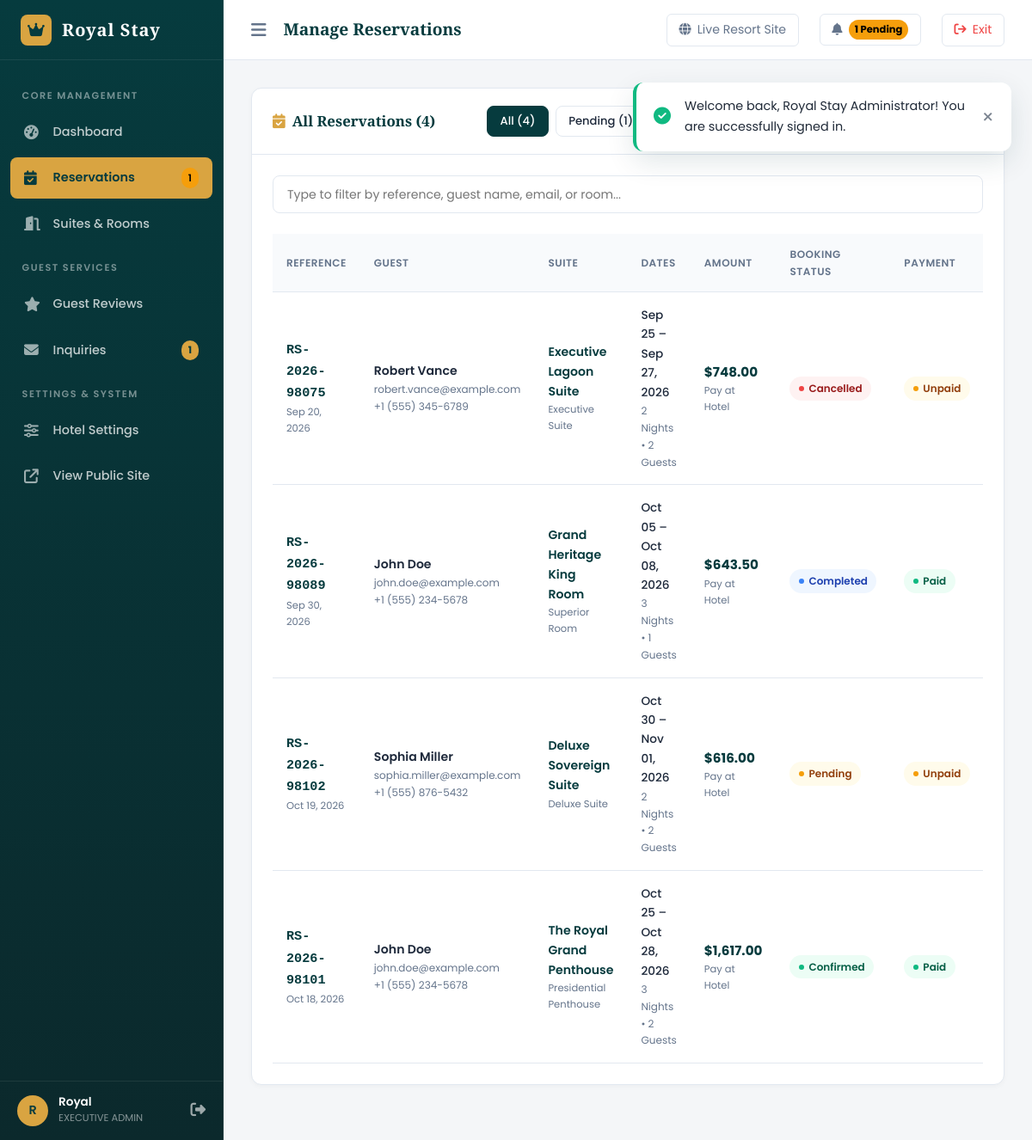
The app's page /admin/bookings.php (signed in) with its own data.
### tables this page shows
CREATE TABLE `users` (
  `id` INT AUTO_INCREMENT PRIMARY KEY,
  `name` VARCHAR(100) NOT NULL,
  `email` VARCHAR(150) NOT NULL UNIQUE,
  `phone` VARCHAR(30) NULL,
  `password` VARCHAR(255) NOT NULL,
  `role` ENUM('customer', 'admin') NOT NULL DEFAULT 'customer',
  `status` ENUM('active', 'inactive') NOT NULL DEFAULT 'active',
  `created_at` DATETIME NOT NULL DEFAULT CURRENT_TIMESTAMP,
  `updated_at` DATETIME NOT NULL DEFAULT CURRENT_TIMESTAMP ON UPDATE CURRENT_TIMESTAMP,
  INDEX `idx_users_email` (`email`),
  INDEX `idx_users_role` (`role`)
);

CREATE TABLE `bookings` (
  `id` INT AUTO_INCREMENT PRIMARY KEY,
  `booking_reference` VARCHAR(30) NOT NULL UNIQUE,
  `user_id` INT NULL,
  `room_id` INT NOT NULL,
  `guest_name` VARCHAR(100) NOT NULL,
  `guest_email` VARCHAR(150) NOT NULL,
  `guest_phone` VARCHAR(30) NOT NULL,
  `check_in` DATE NOT NULL,
  `check_out` DATE NOT NULL,
  `guests` INT NOT NULL DEFAULT 1,
  `price_per_night` DECIMAL(10,2) NOT NULL,
  `nights` INT NOT NULL,
  `subtotal` DECIMAL(10,2) NOT NULL,
  `additional_charges` DECIMAL(10,2) NOT NULL DEFAULT 0.00,
  `total_amount` DECIMAL(10,2) NOT NULL,
  `booking_status` ENUM('pending', 'confirmed', 'cancelled', 'completed') NOT NULL DEFAULT 'pending',
  `payment_method` VARCHAR(50) NOT NULL DEFAULT 'Pay at Hotel',
  `payment_status` ENUM('unpaid', 'paid', 'refunded') NOT NULL DEFAULT 'unpaid',
  `special_requests` TEXT NULL,
  `created_at` DATETIME NOT NULL DEFAULT CURRENT_TIMESTAMP,
  `updated_at` DATETIME NOT NULL DEFAULT CURRENT_TIMESTAMP ON UPDATE CURRENT_TIMESTAMP,
  CONSTRAINT `fk_bookings_user` FOREIGN KEY (`user_id`) REFERENCES `users` (`id`) ON DELETE SET NULL,
  CONSTRAINT `fk_bookings_room` FOREIGN KEY (`room_id`) REFERENCES `rooms` (`id`) ON DELETE RESTRICT,
  INDEX `idx_bookings_dates` (`check_in`, `check_out`),
  INDEX `idx_bookings_status` (`booking_status`),
  INDEX `idx_bookings_user` (`user_id`)
);

CREATE TABLE `rooms` (
  `id` INT AUTO_INCREMENT PRIMARY KEY,
  `name` VARCHAR(150) NOT NULL,
  `slug` VARCHAR(160) NOT NULL UNIQUE,
  `room_type` VARCHAR(80) NOT NULL,
  `description` TEXT NOT NULL,
  `price_per_night` DECIMAL(10,2) NOT NULL,
  `max_guests` INT NOT NULL DEFAULT 2,
  `bed_type` VARCHAR(80) NOT NULL DEFAULT 'King Bed',
  `room_size` VARCHAR(50) NOT NULL DEFAULT '450 sq ft',
  `status` ENUM('available', 'maintenance', 'inactive') NOT NULL DEFAULT 'available',
  `is_featured` TINYINT(1) NOT NULL DEFAULT 0,
  `created_at` DATETIME NOT NULL DEFAULT CURRENT_TIMESTAMP,
  `updated_at` DATETIME NOT NULL DEFAULT CURRENT_TIMESTAMP ON UPDATE CURRENT_TIMESTAMP,
  INDEX `idx_rooms_status` (`status`),
  INDEX `idx_rooms_featured` (`is_featured`),
  INDEX `idx_rooms_type` (`room_type`),
  INDEX `idx_rooms_price` (`price_per_night`)
);

### includes/auth-check.php (called while the page is built, shortened)
<?php
require_once __DIR__ . '/functions.php';
function is_logged_in(): bool {
    return !empty($_SESSION['user_id']);
}
function get_logged_in_user(): ?array {
    static $currentUser = null;
    if ($currentUser === null) {
        $pdo = get_db();
        $stmt = $pdo->prepare("SELECT id, name, email, phone, role, status FROM users WHERE id = ? AND status = 'active' LIMIT 1");
        $stmt->execute([$_SESSION['user_id']]);
        $currentUser = $stmt->fetch() ?: null;
    }
    return $currentUser;
}

### admin/includes/admin-auth.php (called while the page is built, shortened)
<?php
require_once __DIR__ . '/../../includes/functions.php';
require_once __DIR__ . '/../../includes/auth-check.php';
function require_admin(): void {
    $user = get_logged_in_user();
}
$currentScript = basename($_SERVER['PHP_SELF'] ?? '');
if ($currentScript !== 'login.php') {
    require_admin();
}

### admin/bookings.php (the view, shortened to what this page needs)
<?php
$adminPageTitle = 'Manage Reservations';
$activeAdminNav = 'bookings';
require_once __DIR__ . '/includes/admin-header.php';
$pdo = get_db();
$statusFilter = sanitize($_GET['status'] ?? '');
$search = sanitize($_GET['search'] ?? '');
$sql = "
    SELECT b.*, r.name as room_name, r.room_type, r.price_per_night as room_rate
    FROM bookings b
    JOIN rooms r ON b.room_id = r.id
    WHERE 1=1
";
$params = [];
$sql .= " ORDER BY b.id DESC";
$stmt = $pdo->prepare($sql);
$stmt->execute($params);
$bookings = $stmt->fetchAll();
$counts = [];
$cStmt = $pdo->query("SELECT booking_status, COUNT(*) as cnt FROM bookings GROUP BY booking_status");
while ($r = $cStmt->fetch()) {
    $counts[$r['booking_status']] = (int)$r['cnt'];
}
$totalAll = array_sum($counts);
?>
<div class="admin-card">
    <div class="admin-card-header">
        <h3 class="admin-card-title">
            <i class="fa-solid fa-calendar-check" style="color: var(--admin-accent);"></i> All Reservations (<?= count($bookings) ?>)
        </h3>
        <div style="display: flex; gap: 0.5rem; flex-wrap: wrap;">
            <a href="<?= base_url('admin/bookings.php') ?>" class="btn <?= empty($statusFilter) ? 'btn-primary' : 'btn-outline' ?> btn-sm">
                All (<?= $totalAll ?>)
            </a>
            <a href="<?= base_url('admin/bookings.php?status=pending') ?>" class="btn <?= $statusFilter === 'pending' ? 'btn-primary' : 'btn-outline' ?> btn-sm">
                Pending (<?= $counts['pending'] ?? 0 ?>)
            </a>
            <a href="<?= base_url('admin/bookings.php?status=confirmed') ?>" class="btn <?= $statusFilter === 'confirmed' ? 'btn-primary' : 'btn-outline' ?> btn-sm">
            </a>
            <a href="<?= base_url('admin/bookings.php?status=completed') ?>" class="btn <?= $statusFilter === 'completed' ? 'btn-primary' : 'btn-outline' ?> btn-sm">
            </a>
            <a href="<?= base_url('admin/bookings.php?status=cancelled') ?>" class="btn <?= $statusFilter === 'cancelled' ? 'btn-primary' : 'btn-outline' ?> btn-sm">
            </a>
        </div>
    </div>
    <div class="admin-card-body">
        <div class="admin-filter-bar">
            <input type="text" class="search-bar-input data-table-search" data-target="bookingsTable" placeholder="Type to filter by reference, guest name, email, or room..." value="<?= e($search) ?>">
        </div>
        <div class="table-responsive">
            <table class="admin-table" id="bookingsTable">
                <thead>
                    <tr>
                        <th>Reference</th>
                        <th>Guest</th>
                        <th>Suite</th>
                        <th>Dates</th>
                        <th>Amount</th>
                        <th>Booking Status</th>
                        <th>Payment</th>
                    </tr>
                </thead>
                <tbody>
                    <?php if (empty($bookings)): ?>
                        <tr>
                            <td colspan="8" style="text-align: center; padding: 3rem; color: var(--admin-text-muted);">
                                No reservations match the specified criteria.
                            </td>
                        </tr>
                    <?php else: ?>
                        <?php foreach ($bookings as $b): ?>
                            <tr>
                                <td>
                                    <strong style="color: var(--admin-sidebar); font-family: monospace; font-size: 0.95rem;">
                                        <?= e($b['booking_reference']) ?>
                                    </strong>
                                    <div style="font-size: 0.72rem; color: var(--admin-text-muted);">
                                        <?= date('M d, Y', strtotime($b['created_at'])) ?>
                                    </div>
                                </td>
                                <td>
                                    <div style="font-weight: 600; color: var(--admin-text);"><?= e($b['guest_name']) ?></div>
                                    <div style="font-size: 0.75rem; color: var(--admin-text-muted);">
                                        <a href="mailto:<?= e($b['guest_email']) ?>" style="color: inherit; text-decoration: none;"><?= e($b['guest_email']) ?></a>
                                    </div>
                                    <div style="font-size: 0.75rem; color: var(--admin-text-muted);"><?= e($b['guest_phone']) ?></div>
                                </td>
                                <td>
                                    <div style="font-weight: 600; color: var(--admin-sidebar);"><?= e($b['room_name']) ?></div>
                                    <div style="font-size: 0.72rem; color: var(--admin-text-muted);"><?= e($b['room_type']) ?></div>
                                </td>
                                <td>
                                    <div style="font-size: 0.85rem; font-weight: 500;">
                                        <?= date('M d', strtotime($b['check_in'])) ?> &ndash; <?= date('M d, Y', strtotime($b['check_out'])) ?>
                                    </div>
                                    <div style="font-size: 0.75rem; color: var(--admin-text-muted);">
                                        <?= $b['nights'] ?> Nights &bull; <?= $b['guests'] ?> Guests
                                    </div>
                                </td>
                                <td>
                                    <strong style="color: var(--admin-sidebar); font-size: 0.95rem;"><?= format_price($b['total_amount']) ?></strong>
                                    <div style="font-size: 0.72rem; color: var(--admin-text-muted);"><?= e($b['payment_method']) ?></div>
                                </td>
                                <td>
                                    <span class="status-badge status-<?= e($b['booking_status']) ?>">
                                        <?= ucfirst(e($b['booking_status'])) ?>
                                    </span>
                                </td>
                                <td>
                                    <span class="status-badge status-<?= e($b['payment_status']) ?>">
                                        <?= ucfirst(e($b['payment_status'])) ?>
                                    </span>
                                </td>
                            </tr>
                        <?php endforeach; ?>
                    <?php endif; ?>
                </tbody>
            </table>
        </div>
    </div>
</div>
<?php require_once __DIR__ . '/includes/admin-footer.php'; ?>

### admin/includes/admin-header.php (shortened to what this page needs)
<?php
require_once __DIR__ . '/admin-auth.php';
$adminUser = get_logged_in_user();
$activeAdminNav = $activeAdminNav ?? 'dashboard';
$adminPageTitle = $adminPageTitle ?? 'Admin Dashboard';
$hotelName = get_setting('hotel_name', 'Royal Stay');
$pdo = get_db();
try {
    $unreadCount = (int)$pdo->query("SELECT COUNT(*) FROM contact_messages WHERE status = 'unread'")->fetchColumn();
    $pendingBookingsCount = (int)$pdo->query("SELECT COUNT(*) FROM bookings WHERE booking_status = 'pending'")->fetchColumn();
} catch (Exception $e) {
    $unreadCount = 0;
    $pendingBookingsCount = 0;
}
?>
<!DOCTYPE html>
<html lang="en">
<head>
    <link rel="stylesheet" href="https://cdnjs.cloudflare.com/ajax/libs/font-awesome/6.5.1/css/all.min.css">
    <link rel="stylesheet" href="<?= base_url('assets/css/style.css') ?>">
    <link rel="stylesheet" href="<?= base_url('assets/css/admin.css') ?>">
    <link rel="stylesheet" href="<?= base_url('assets/css/responsive.css') ?>">
</head>
<body class="admin-body">
    <aside class="admin-sidebar">
        <div class="sidebar-header">
            <div class="sidebar-brand-icon">
                <i class="fa-solid fa-crown"></i>
            </div>
            <div class="sidebar-brand-text">Royal Stay</div>
        </div>
        <nav class="sidebar-nav">
            <div class="nav-section-title">Core Management</div>
            <a href="<?= base_url('admin/index.php') ?>" class="admin-nav-item <?= $activeAdminNav === 'dashboard' ? 'active' : '' ?>">
                <i class="fa-solid fa-gauge-high"></i>
                <span>Dashboard</span>
            </a>
            <a href="<?= base_url('admin/bookings.php') ?>" class="admin-nav-item <?= $activeAdminNav === 'bookings' ? 'active' : '' ?>">
                <i class="fa-solid fa-calendar-check"></i>
                <span>Reservations</span>
                <?php if ($pendingBookingsCount > 0): ?>
                    <span class="nav-badge" style="background: var(--warning); color: #000;"><?= $pendingBookingsCount ?></span>
                <?php endif; ?>
            </a>
            <a href="<?= base_url('admin/rooms.php') ?>" class="admin-nav-item <?= $activeAdminNav === 'rooms' ? 'active' : '' ?>">
                <i class="fa-solid fa-door-open"></i>
                <span>Suites & Rooms</span>
            </a>
            <div class="nav-section-title">Guest Services</div>
            <a href="<?= base_url('admin/reviews.php') ?>" class="admin-nav-item <?= $activeAdminNav === 'reviews' ? 'active' : '' ?>">
                <i class="fa-solid fa-star"></i>
                <span>Guest Reviews</span>
            </a>
            <a href="<?= base_url('admin/messages.php') ?>" class="admin-nav-item <?= $activeAdminNav === 'messages' ? 'active' : '' ?>">
                <i class="fa-solid fa-envelope"></i>
                <span>Inquiries</span>
                <?php if ($unreadCount > 0): ?>
                    <span class="nav-badge" style="background: var(--accent); color: var(--admin-sidebar); font-weight: 700;"><?= $unreadCount ?></span>
                <?php endif; ?>
            </a>
            <div class="nav-section-title">Settings & System</div>
            <a href="<?= base_url('admin/settings.php') ?>" class="admin-nav-item <?= $activeAdminNav === 'settings' ? 'active' : '' ?>">
                <i class="fa-solid fa-sliders"></i>
                <span>Hotel Settings</span>
            </a>
            <a href="<?= base_url() ?>" target="_blank" class="admin-nav-item">
                <i class="fa-solid fa-arrow-up-right-from-square"></i>
                <span>View Public Site</span>
            </a>
        </nav>
        <div class="sidebar-footer">
            <div class="sidebar-user">
                <div class="sidebar-avatar">
                    <?= strtoupper(substr($adminUser['name'] ?? 'A', 0, 1)) ?>
                </div>
                <div class="sidebar-user-info">
                    <div class="name"><?= e(explode(' ', $adminUser['name'] ?? 'Admin')[0]) ?></div>
                    <div class="role">Executive Admin</div>
                </div>
            </div>
            <a href="<?= base_url('admin/logout.php') ?>" title="Sign Out" style="color: rgba(255,255,255,0.6); font-size: 1.1rem; transition: var(--transition);">
                <i class="fa-solid fa-right-from-bracket"></i>
            </a>
        </div>
    </aside>
    <main class="admin-main">
        <header class="admin-topbar">
            <div class="topbar-left">
                <button type="button" class="sidebar-toggle-btn" id="adminSidebarToggle" aria-label="Toggle Navigation">
                    <i class="fa-solid fa-bars"></i>
                </button>
                <h1 class="topbar-page-title"><?= e($adminPageTitle) ?></h1>
            </div>
            <div class="topbar-right">
                <a href="<?= base_url() ?>" target="_blank" class="topbar-action-btn">
                    <i class="fa-solid fa-globe"></i> Live Resort Site
                </a>
                <a href="<?= base_url('admin/bookings.php') ?>" class="topbar-action-btn">
                    <i class="fa-solid fa-bell"></i>
                    <?php if ($pendingBookingsCount > 0): ?>
                        <span style="background: var(--warning); color: #000; border-radius: 9999px; padding: 2px 7px; font-size: 0.72rem; font-weight: 700;"><?= $pendingBookingsCount ?> Pending</span>
                    <?php else: ?>
                        <span>Reservations</span>
                    <?php endif; ?>
                </a>
                <a href="<?= base_url('admin/logout.php') ?>" class="topbar-action-btn" style="color: var(--error);">
                    <i class="fa-solid fa-arrow-right-from-bracket"></i> Exit
                </a>
            </div>
        </header>
        <?= render_flash() ?>
        <div class="admin-content">

### records on screen
users: name "R", name "Royal"
bookings: booking_reference "RS-2026-98075", created_at "Sep 20, 2026", guest_name "Robert Vance", guest_email "robert.vance@example.com", guest_phone "+1 (555) 345-6789", room.name "Executive Lagoon Suite", room.room_type "Executive Suite", check_in "Sep 25", check_out "Sep 27, 2026", nights "2", guests "2", total_amount "$748.00", payment_method "Pay at Hotel", booking_status "Cancelled", payment_status "Unpaid"
bookings: booking_reference "RS-2026-98089", created_at "Sep 30, 2026", guest_name "John Doe", guest_email "john.doe@example.com", guest_phone "+1 (555) 234-5678", room.name "Grand Heritage King Room", room.room_type "Superior Room", check_in "Oct 05", check_out "Oct 08, 2026", nights "3", guests "1", total_amount "$643.50", payment_method "Pay at Hotel", booking_status "Completed", payment_status "Paid"
bookings: booking_reference "RS-2026-98102", created_at "Oct 19, 2026", guest_name "Sophia Miller", guest_email "sophia.miller@example.com", guest_phone "+1 (555) 876-5432", room.name "Deluxe Sovereign Suite", room.room_type "Deluxe Suite", check_in "Oct 30", check_out "Nov 01, 2026", nights "2", guests "2", total_amount "$616.00", payment_method "Pay at Hotel", booking_status "Pending", payment_status "Unpaid"
bookings: booking_reference "RS-2026-98101", created_at "Oct 18, 2026", guest_name "John Doe", guest_email "john.doe@example.com", guest_phone "+1 (555) 234-5678", room.name "The Royal Grand Penthouse", room.room_type "Presidential Penthouse", check_in "Oct 25", check_out "Oct 28, 2026", nights "3", guests "2", total_amount "$1,617.00", payment_method "Pay at Hotel", booking_status "Confirmed", payment_status "Paid"

### other values on screen
$pendingBookingsCount "1"
$unreadCount "1"
$adminPageTitle "Manage Reservations"
$msg "Welcome back, Royal Stay Administrator! You are successfully signed in."
count($bookings) "4"
$totalAll "4"
$counts['pending'] "1"
